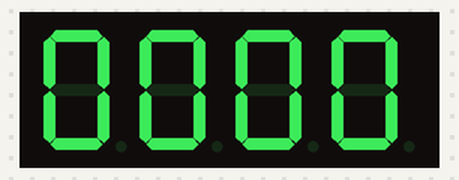
Recording of a sketch running on a simulated Arduino Uno, built with avr-gcc and run on an emulated ATmega328P. Parts: 4-digit seven-segment display. Wiring (inferred from the names in the program): 4-digit 7-segment display, segments lit when HIGH: segments pin 2, pin 3, pin 4, pin 5, pin 6, pin 7, pin 8; digit selects pin 12, pin 11, pin 10, pin 9. The segment pins are drawn as the display they are named for.

Above: at 0.1 s.
At 4.1 s:
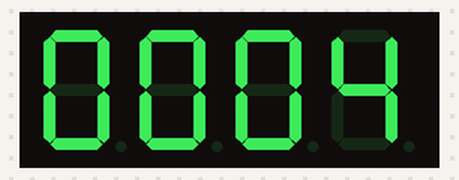
At 9.1 s:
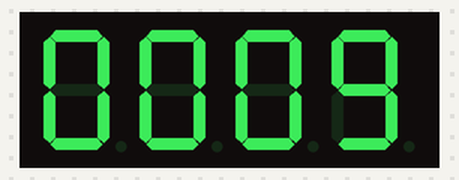
At 19.1 s:
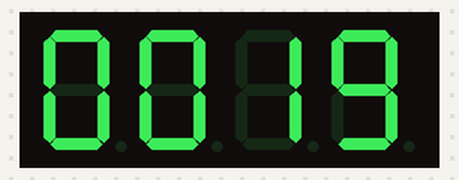
At 29.1 s:
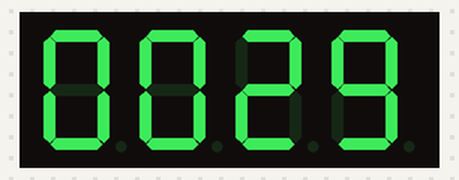
At 38.1 s:
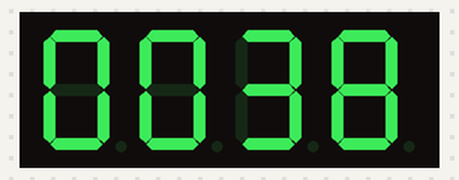

The sketch:

ex9.ino
```cpp
int digit1 = 9; 	//顯示器位置1
int digit2 = 10; 	//顯示器位置2
int digit3 = 11; 	//顯示器位置3
int digit4 = 12; 	//顯示器位置4
int segA = 2;   	//A段LED pin 2
int segB = 3; 	//B段LED pin 3
int segC = 4; 	//C段LED pin 4
int segD = 5; 	//D段LED pin 5
int segE = 6; 	//E段LED pin 6
int segF = 7; 	//F段LED pin 7
int segG = 8; 	//G段LED pin 8
byte  seven_seg_digits[10][7] =
{ { 1,1,1,1,1,1,0 },  // = 0
{ 0,1,1,0,0,0,0 },  // = 1
{ 1,1,0,1,1,0,1 },  // = 2
{ 1,1,1,1,0,0,1 },  // = 3
{ 0,1,1,0,0,1,1 },  // = 4
{ 1,0,1,1,0,1,1 },  // = 5
{ 1,0,1,1,1,1,1 },  // = 6
{ 1,1,1,0,0,0,0 },  // = 7
{ 1,1,1,1,1,1,1 },  // = 8
{ 1,1,1,1,0,1,1 }   // = 9
                      };
void setup() {
  pinMode(segA, OUTPUT);
  pinMode(segB, OUTPUT);
  pinMode(segC, OUTPUT);
  pinMode(segD, OUTPUT);
  pinMode(segE, OUTPUT);
  pinMode(segF, OUTPUT);
  pinMode(segG, OUTPUT);
  pinMode(digit1, OUTPUT);
  pinMode(digit2, OUTPUT);
  pinMode(digit3, OUTPUT);
  pinMode(digit4, OUTPUT);
}
void loop() {
  displayNumber(millis()/1000);   //輸出數字，約每秒加1
}
void displayNumber(int toDisplay) {
  #define DIGIT_ON  HIGH
  #define DIGIT_OFF  LOW
  //讓四個七段顯示器輪流ON/OFF
  for(int digit = 1 ; digit < 5  ; digit++) {
     switch(digit) {
     case 1:
       digitalWrite(digit1, DIGIT_ON);
       lightNumber(toDisplay % 10);     //取餘數
       toDisplay /= 10;                  //取商數
       break;
     case 2:
       digitalWrite(digit2, DIGIT_ON);
       lightNumber(toDisplay % 6);     //取餘數
       toDisplay /= 6;                  //取商數
       break;
     case 3:
       digitalWrite(digit3, DIGIT_ON);
       lightNumber(toDisplay % 10);     //取餘數
       toDisplay /= 10;                  //取商數
       break;
     case 4:
       digitalWrite(digit4, DIGIT_ON);
       lightNumber(toDisplay % 6);     //取餘數
       toDisplay /= 6;                  //取商數
       break;
     }
     delayMicroseconds(6000);   //調整七段顯示器LED亮度1~6000
    lightNumber(10);                //關閉七段顯示器所有LED
    //關閉所有七段顯示器
    digitalWrite(digit1, DIGIT_OFF);
    digitalWrite(digit2, DIGIT_OFF);
    digitalWrite(digit3, DIGIT_OFF);
    digitalWrite(digit4, DIGIT_OFF);
  }
}
void lightNumber (byte numberToDisplay) {
  byte pin = 2;
  for (byte seg = 0; seg < 7; ++seg) {
    digitalWrite(pin, seven_seg_digits[numberToDisplay][seg]);
    ++pin;
  }
}
```

Measured:
- what the display in image 0 shows lasts 1.1 s, from 0.0 s to 1.1 s
